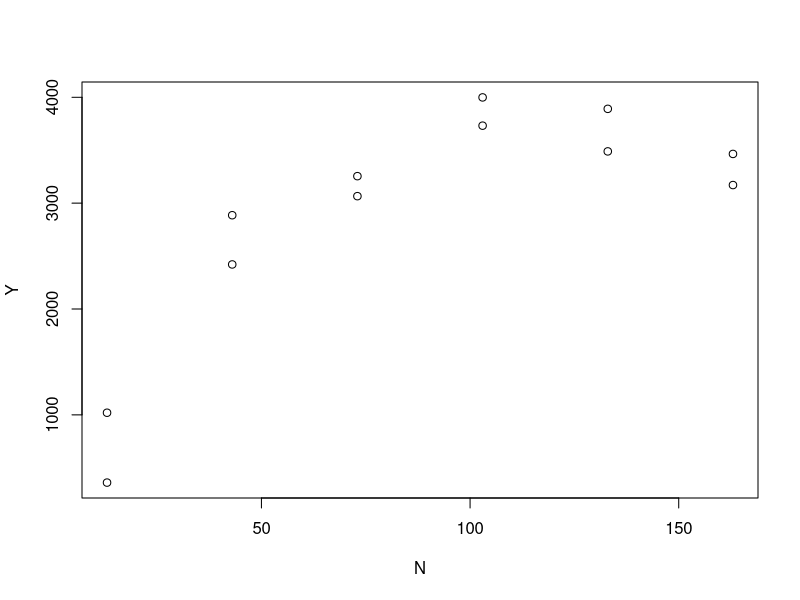

Write R code to recreate this figure. (Note: this script raises an error after producing the figure.)
# Testing non-linear optimization
df <- data.frame(NX = c(0,30,60, 90, 120, 150, 0, 30, 60, 90, 120, 150),
                 Y = c(360, 2886, 3066, 3999, 3891, 3171, 1020, 2421, 3255, 3732, 3489, 3465))
df$N <- df$NX+13
df$N2 <- df$N*df$N
df$logY <- log(df$Y)
df$logN <- log(df$N)
df$logN2 <- df$logN*df$logN

plot(Y~N, data = df)
lines(df$N, predict(OLS), col = "red")


OLS <- lm(Y ~ N + N2, data =df)
summary(OLS)

TRA <- lm(logY ~logN + logN2, data = df)
summary(TRA)
df$MPP <- (coef(TRA)[2]+2*coef(TRA)[3]*df$logN)*(df$Y/(df$N))

x<-0
translog <- function(N){
  logY <-coef(TRA)[1]+coef(TRA)[2]*log(N) + coef(TRA)[3]*log(N)*log(N)
  Y = exp(logY)
  MPP = (coef(TRA)[2]+2*coef(TRA)[3]*log(N))*(Y/N)-9.6
  return(MPP)
  #return(y)
  }

translog2 <- function(N){
  logY <-coef(TRA)[1]+coef(TRA)[2]*log(N) + coef(TRA)[3]*log(N)*log(N)
  Y = -exp(logY)
  return(Y)
  #return(y)
}

df$MPP <- with(df, (coef(TRA)[2]+2*coef(TRA)[3]*log(N))*(Y/N))
exp(-7.552312)


translog2(110)


x<-10
coef(TRA)[1]*x^(coef(TRA)[2])*exp(coef(TRA)[3]*log(x))

coef(TRA)

exp(translog(log(10)))

coef(TRA)[1]+coef(TRA)[2]*log(x) + coef(TRA)[3]*(log(x)^2)


exp(coef(TRA)[1])
translog(-7.552312)
summary(TRA)

nlm(translog, 80, hessian=TRUE)
uniroot(translog, c(10, 500))

library(optimx)
optimx(90, translog2)
optimize(90, translog2)
